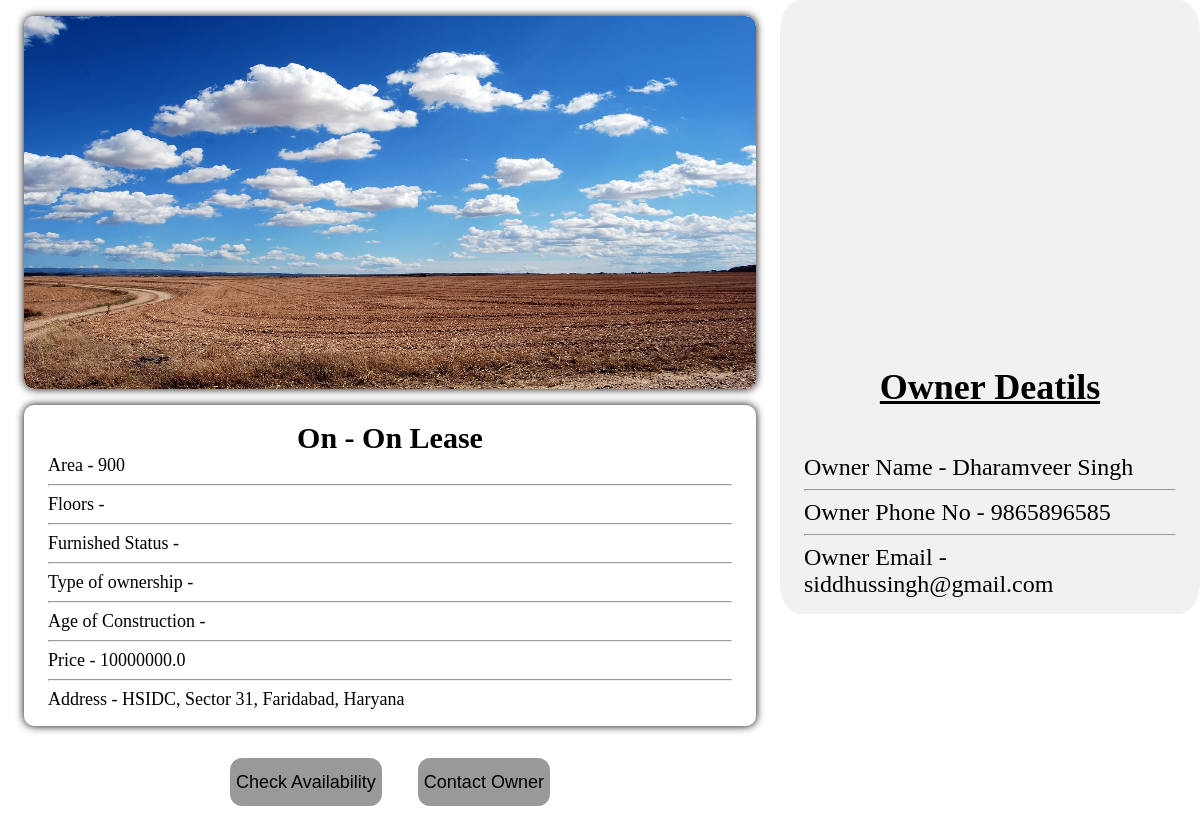
The page /property_details/4/?p_type=Land (signed in) on the database its author committed.
### bricks/models.py (models this page shows, shortened)
class land(models.Model):
    name=models.CharField(max_length=500,blank=False,null=True,default=None)
    cat=models.ForeignKey("category", null=True , on_delete=models.CASCADE, default=None)
    owner_phone=models.IntegerField(null=True, blank=False)
    owner_name=models.CharField(max_length=500,blank=False,null=True,default=None)
    owner_mail=models.EmailField(max_length=500,blank=False,null=True)
    area=models.IntegerField(default=0)
    land_type=models.CharField(choices=t_l, max_length=50, default= None, null=True)
    price=models.FloatField(default=0)
    p_type=models.CharField(max_length=10, default="Land")
    address=models.CharField(max_length=200, blank= False, default=None, null=False, unique=True)
    image=models.ImageField(upload_to='images/')

class category(models.Model):
    cat=models.CharField(max_length=50)
    def __str__(self) :
        return self.cat

### bricks/views.py (the view, shortened to what this page needs)
# urls.py: path('property_details/<str:property_id>/',views.property_details,name='property_details'),
def property_details(request,property_id):
    p_type=request.GET.get('p_type')
    if request.method == 'GET':
     is_land = True
     if p_type == "Built" :
         is_land=False
         obj=built.objects.filter(pk=property_id)
     else:
         obj=land.objects.filter(pk=property_id)
     return render(request,'bricks/property_details.html',{"obj":obj[0],"is_land":is_land})

### bricks/templates/bricks/property_details.html (shortened to what this page needs)
<!DOCTYPE html>
<html lang="en">
<head>
    {% load static %}
    <link rel="stylesheet" href="{% static 'bricks/style_property_details.css' %}" />
</head>
<body style="margin: 0;padding: 0;">
    {% if user.is_authenticated %}
    <div class="full_details" style="width: 100%;height: auto;">
        <div class="left_side" style="width: 65%;height: auto; ">
            {% if island %}
            <div class="part1" style="width: 100%;height: auto;">
                <img src="{{obj.images.url}}" alt="" />
            </div>
            <div class="part2">
                <p>On - {{obj.cat}}</p>
                <p>Area - {{obj.are}}</p>
                <p>Land Type - {{obj.land_type}}</p>
                <p>Price - {{obj.price}}</p>
                <p>Address - {{obj.address}}</p>
            </div>
            {% else %}
            <div class="part1" style="width: auto;height: 40%; margin: 2vh 2vw;box-shadow: 0 0 0.75vw rgb(5, 0, 0);
            border-radius: 10px;">
                <img style="width: 100%;height: 100%;border-radius: 10px;" src="{{obj.image.url}}" alt="" />
            </div>
            <div class="part2"
                style="width: auto;height: auto; margin: 2vh 2vw;-webkit-backdrop-filter: blur(10px);backdrop-filter: blur(10px);">
                <div id="data1">
                    <h2>On - {{obj.cat}}</h2>
                    <p>Area - {{obj.area}}</p>
                    <hr>
                    <p>Floors - {{obj.floors}}</p>
                    <hr>
                    <p>Furnished Status - {{obj.furnished_status}}</p>
                    <hr>
                    <p>Type of ownership - {{obj.type_of_ownership}}</p>
                    <hr>
                    <p>Age of Construction - {{obj.age}}</p>
                    <hr>
                    <p>Price - {{obj.price}}</p>
                    <hr>
                    <p>Address - {{obj.address}}</p>
                </div>
            </div>
            {% endif %}
            <div class="options">
                <center>
                    <button>Check Availability</button>
                    <button>Contact Owner</button>
                </center>
            </div>
        </div>
        <div class="right_side" style="width: 35%;height: auto; ">
            <div class="chip">
                <img src="https://www.w3schools.com/howto/img_avatar.png" alt="Person" width="96" height="96">
                <h2 style="text-align: center;font-size: 3vw;text-decoration: underline;">Owner Deatils</h2>
                <div id="Para">
                    <p>Owner Name - {{obj.owner_name}}</p>
                    <hr>
                    <p>Owner Phone No - {{obj.owner_phone}}</p>
                    <hr>
                    <p>Owner Email - {{obj.owner_mail}}</p>
                </div>
            </div>
        </div>
    </div>
    </body>
    {% endif %}
</html>

### bricks/static/bricks/style_property_details.css (style rules this page uses)
.full_details { display: flex; flex-direction: row; }
.left_side { display: flexbox; flex-direction: column; width: 60vw; }
.right_side { display: flexbox; flex-direction: column; flex: 1; }
.part1 { display: flexbox; width: 100%; overflow: hidden; }
.part1>img { width: 100%; max-height: 60vh; }
.options button { margin: 2vh; border-radius: 1vw; height: 4vw; min-width: fit-content; width: 10vw; font-size: 1.5vw; background: none; border: none; background: rgb(0, 0, 0, 0.4); cursor: pointer; }
body { background: url("https://cdn.pixabay.com/photo/2017/08/03/15/38/architecture-2576906_640.jpg") no-repeat center center fixed; background-size: cover; background-clip: border-box; }

### bricks/templates/bricks/property_details.html (style rules this page uses)
.chip { position: fixed; right: 0; left: 65%; width: auto; height: auto; border-radius: 5%; background-color: #f1f1f1; font-family: Cambria, Cochin, Georgia, Times, 'Times New Roman', serif; }
.chip img { height: 50%; width: 80%; border-radius: 50%; margin: auto; display: block; padding: 0; }
#Para { margin: 0; padding: 0; padding: 2vh 2vw; }
#Para p { margin: 0; padding: 0; font-size: 2vw; }
#data1 { margin: 0; padding: 0; padding: 2vh 2vw; box-shadow: 0 0 0.75vw rgb(5, 0, 0); border-radius: 10px; }
#data1 h2 { font-size: 2.5vw; margin: 0; padding: 0; text-align: center; }
#data1 p { margin: 0; padding: 0; font-size: 1.5vw; }

### rows shown on the page
land: image (picture), cat "On Lease", area "900", price "10000000.0", address "HSIDC, Sector 31, Faridabad, Haryana", owner_name "Dharamveer Singh", owner_phone "9865896585", owner_mail "siddhussingh@gmail.com"
